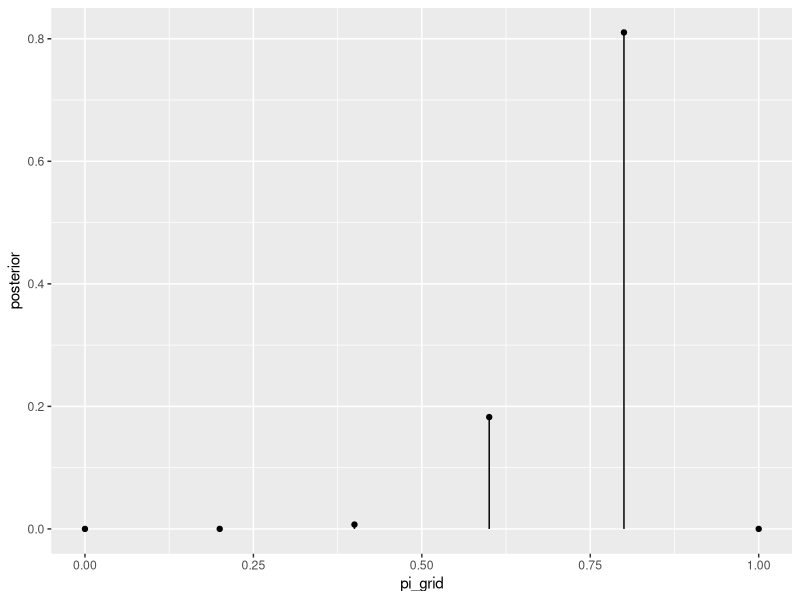

Source code (R): (Note: this script raises an error after producing the figure.)
# site to the book
browseURL("https://www.bayesrulesbook.com/chapter-6.html")
# packages
ipk <- function(pkg){
  new.pkg <- list.pkg[!(list.pkg %in% .packages(all.available = T))]
  if(length(new.pkg)) 
    install.packages(new.pkg, dependencies = T, repos = "https://cran.us.r-project.org")
  sapply(pkg, require, character.only = T)
}
list.pkg <- c("Rcpp", "rstan", "bayesrules", "tidyverse", "janitor", "bayesplot")
ipk(list.pkg)


# beta-binomial example ---------------------------------------------------



# step 1: define a grid of 6 pi values

grid_data <- data.frame(pi_grid = seq(from = 0, to = 1, length = 6))
# step 2: evaluate the prior and likelihood at each pi
grid_data <- grid_data %>%
  mutate(prior = dbeta(pi_grid, 2, 2), 
         likelihood = dbinom(9, 10, pi_grid))
# step 3: approximate posterior
grid_data <- grid_data %>%
  mutate(unnormalized = likelihood * prior,
         posterior = unnormalized / sum(unnormalized))
# confirm that the posterior approximation sums to 1
grid_data %>% summarize(sum(unnormalized), sum(posterior))

# examine the grid approximated posterior
round(grid_data, 2)

# plot the grid approximated posterior
ggplot(grid_data, aes(x = pi_grid, y = posterior)) + 
  geom_point() +
  geom_segment(aes(x = pi_grid, xend = pi_grid, y = 0, yend = posterior))
# sample N \theta grid values

set.seed(1234)
post_sample = sample_n(grid_data, size = 10000, 
                       weight = posterior, replace = T)

#  a table of 10000 sample values

# As expected, most of our 10,000 sample values of  
# pi were 0.6 or 0.8, few were 0.4, and none were below 0.4 or above 0.8

post_sample %>%
  tabyl(pi_grid) %>%
  adorn_totals("row")

# histogram of the grid simulation with posterior pdf
ggplot(post_sample, aes(x = pi_grid)) +
  geom_histogram(aes(y = ..density..), color = "white") +
  stat_function(fun = dbeta, args = list(11, 3)) +
  lims(x = c(0, 1))

# Gamma-Poisson example ---------------------------------------------------

plot_gamma_poisson(s = 3, r = 1, sum_y = 10, n = 2, posterior = F)

# Step 1: Define a grid of 501 lambda values
grid_data   <- data.frame(lambda_grid = seq(from = 0, to = 15, length = 501))

# Step 2: Evaluate the prior & likelihood at each lambda
grid_data <- grid_data %>% 
  mutate(prior = dgamma(lambda_grid, 3, 1),
         likelihood = dpois(2, lambda_grid) * dpois(8, lambda_grid))

# Step 3: Approximate the posterior
grid_data <- grid_data %>% 
  mutate(unnormalized = likelihood * prior,
         posterior = unnormalized / sum(unnormalized))

# Set the seed
set.seed(84735)

# Step 4: sample from the discretized posterior
post_sample <- sample_n(grid_data, size = 10000, 
                        weight = posterior, replace = TRUE)
# Histogram of the grid simulation with posterior pdf 
ggplot(post_sample, aes(x = lambda_grid)) + 
  # geom_density(fill = "blue") + # if you want density instead of histogram
  geom_histogram(aes(y = ..density..), color = "white") + 
  stat_function(fun = dgamma, args = list(13, 3)) + 
  lims(x = c(0, 15))

# Markov Chain Monte Carlo via rstan --------------------------------------

# Beta-Binomial example

# step 1: Define the model

bb_model <- "

data {
int<lower = 0, upper = 10> Y;
}

parameters {
real<lower = 0, upper = 1> pi;
}

model {
Y ~ binomial(10, pi);
pi ~ beta(2, 2);
}
"

# step 2: Simulate the posterior

bb_sim <- stan(model_code = bb_model, data = list(Y = 9),
               chains = 4, iter = 5000*2, seed = 1234)
# extract first 4 values of pi
as.array(bb_sim, pars = "pi") %>%
  head(4)

mcmc_trace(bb_sim, pars = "pi", size = 0.1)

# Histogram of the Markov chain values
mcmc_hist(bb_sim, pars = "pi") + 
  yaxis_text(TRUE) + 
  ylab("count")

# Density plot of the Markov chain values
mcmc_dens(bb_sim, pars = "pi") + 
  yaxis_text(TRUE) + 
  ylab("density")

# a Gamma-Poisson example

# STEP 1: DEFINE the model
gp_model <- "
  data {
    int<lower = 0> Y[2];
  }
  parameters {
    real<lower = 0> lambda;
  }
  model {
    Y ~ poisson(lambda);
    lambda ~ gamma(3, 1);
  }
"

# STEP 2: SIMULATE the posterior
gp_sim <- stan(model_code = gp_model, data = list(Y = c(2,8)), 
               chains = 4, iter = 5000*2, seed = 1234)
# Trace plots of the 4 Markov chains
mcmc_trace(gp_sim, pars = "lambda", size = 0.1)

# Histogram of the Markov chain values
mcmc_hist(gp_sim, pars = "lambda") + 
  yaxis_text(TRUE) + 
  ylab("count")

# Density plot of the Markov chain values
mcmc_dens(gp_sim, pars = "lambda") + 
  yaxis_text(TRUE) + 
  ylab("density")


# MCMC Diagnostics --------------------------------------------------------

# 1. Visualizations: trace plots and parallel chains
mcmc_trace(bb_sim, pars = "pi")

# Density plots of individual chains
mcmc_dens_overlay(bb_sim, pars = "pi") + 
  ylab("density")

# we observe that these four chains produce nearly indistinguishable posterior approximations. 
# This provides evidence that our simulation is stable and sufficiently long 
# - running the chains for more iterations likely wouldn't produce drastically different 
# or improved posterior approximations

# 2 Calculating effective sample size and correlation
# Calculate the effective sample size ratio
neff_ratio(bb_sim, pars = c("pi"))

# autocorrelation (acf)
mcmc_trace(bb_sim, pars = "pi")
mcmc_acf(bb_sim, pars = "pi")

# thinned simulation
# Simulate a thinned MCMC sample
thinned_sim <- stan(model_code = bb_model, data = list(Y = 9), 
                    chains = 4, iter = 5000*2, seed = 84735, thin = 10)

# Check out the results
mcmc_trace(thinned_sim, pars = "pi")
mcmc_acf(thinned_sim, pars = "pi")

# calculating r-hat
rhat(bb_sim, pars = "pi")